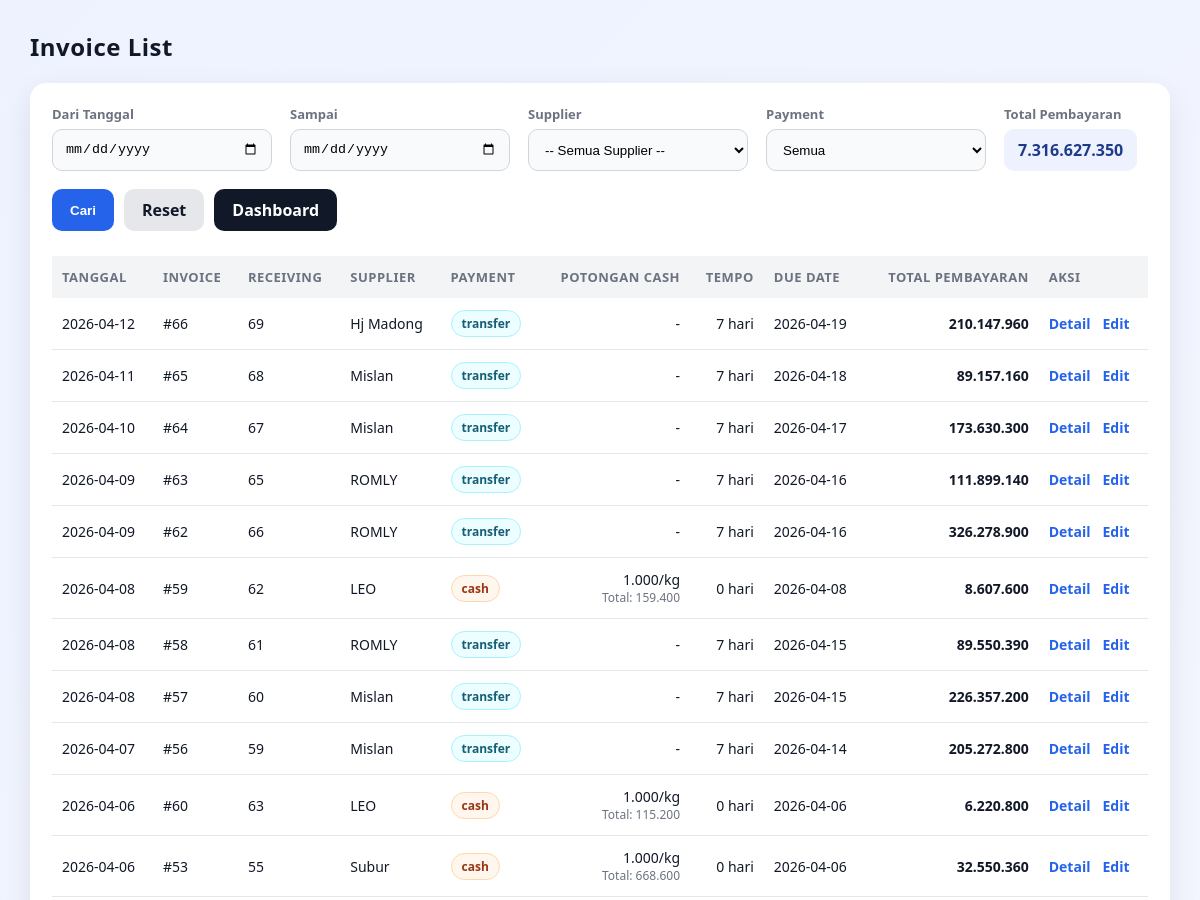
The page /invoice/list (upper part) on the database as committed earlier.
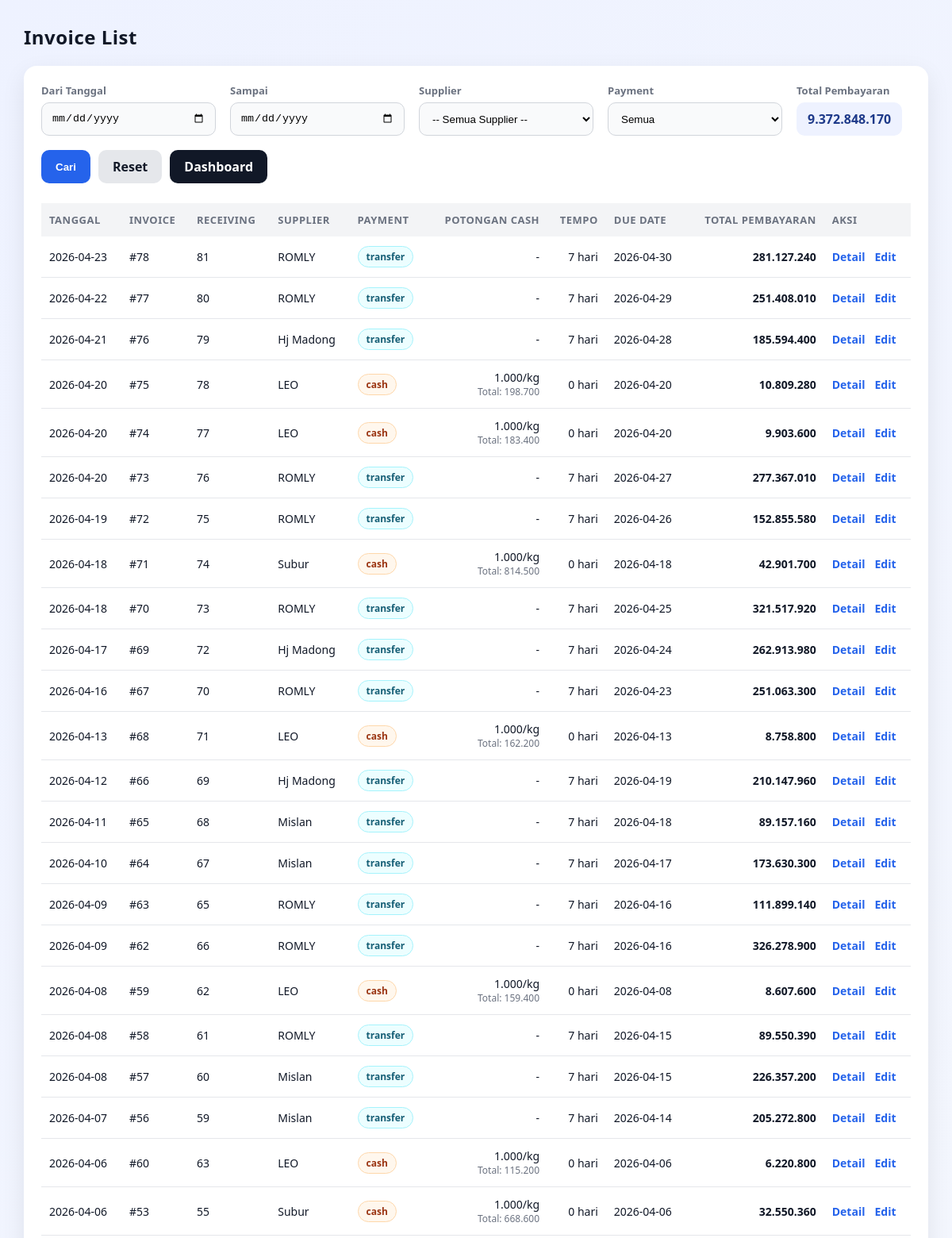
The same page on the database as committed later.
### tables this page shows
CREATE TABLE invoice_header (
            id INTEGER PRIMARY KEY AUTOINCREMENT,

            receiving_id INTEGER NOT NULL UNIQUE, -- 1 receiving = 1 invoice
            tanggal TEXT NOT NULL DEFAULT (date('now','localtime')),
            supplier TEXT NOT NULL,
            price_points_json TEXT NOT NULL,
            payment_type TEXT NOT NULL
                CHECK (payment_type IN ('cash','transfer')),
            tempo_hari INTEGER DEFAULT 0,
            due_date TEXT,

            -- Cash deduct per kg (hanya berlaku kalau cash)
            cash_deduct_per_kg_rp INTEGER DEFAULT 0,
            cash_deduct_total_rp INTEGER DEFAULT 0,
            -- PPh (siap dipakai nanti, 0.25% = 25)
            pph_rate_bp INTEGER DEFAULT 0,
            pph_amount_rp INTEGER DEFAULT 0,
            -- Total Supplier
            subtotal_rp INTEGER DEFAULT 0,
            total_payable_rp INTEGER DEFAULT 0,
            total_paid_g INTEGER DEFAULT 0,
            status TEXT DEFAULT 'draft'
                CHECK (status IN ('draft','issued','paid','void')),
            created_at TEXT DEFAULT (datetime('now','localtime')), note TEXT, grade_prices_json TEXT,
            FOREIGN KEY(receiving_id)
                REFERENCES receiving_header(id)
                ON DELETE CASCADE
        );

### invoice/routes.py (the view)
@invoice_bp.route("/list", methods=["GET"])
def invoice_list():
    start = (request.args.get("start") or "").strip() or None
    end = (request.args.get("end") or "").strip() or None
    supplier = (request.args.get("supplier") or "").strip() or None
    payment_type = (request.args.get("payment_type") or "").strip() or None
    rows = repo.fetch_invoice_list(
        start=start,
        end=end,
        supplier=supplier,
        payment_type=payment_type,
        limit=request.args.get("limit") or 500
    )
    rows = [dict(r) for r in rows]
    total_payable = sum(int(r.get("total_payable_rp") or 0) for r in rows)
    return render_template(
        "invoice/list.html",
        rows=rows,
        start=start,
        end=end,
        supplier=supplier,
        payment_type=payment_type,
        total_payable=total_payable,
    )

### helpers/db.py (called while the page is built)
def get_conn():
    conn = sqlite3.connect(DB_PATH, timeout=30)
    conn.row_factory = sqlite3.Row
    conn.execute("PRAGMA foreign_keys = ON;")
    conn.execute("PRAGMA journal_mode = WAL;")
    return conn

### templates/invoice/list.html (shortened to what this page needs)
<!doctype html>
<html lang="id">
<head>
</head>
<body>
<div class="top">
  <h2>Invoice List</h2>
</div>
<div class="card">
<form method="get" action="/invoice/list" class="filter-row">
  <div class="filter-item">
    <label>Dari Tanggal</label>
    <input type="date" name="start" value="{{ start or '' }}">
  </div>
  <div class="filter-item">
    <label>Sampai</label>
    <input type="date" name="end" value="{{ end or '' }}">
  </div>
  <div class="filter-item">
    <label>Supplier</label>
    <select id="supplier" name="supplier"></select>
  </div>
  <div class="filter-item">
    <label>Payment</label>
    <select name="payment_type">
      <option value="" {% if not payment_type %}selected{% endif %}>Semua</option>
    </select>
  </div>
  <div class="filter-item">
    <label>Total Pembayaran</label>
    <div class="summary-pill">
      {{ "{:,.0f}".format(total_payable or 0).replace(",", ".") }}
    </div>
  </div>
  <div class="filter-actions">
    <button class="btn btn-primary" type="submit">Cari</button>
    <a class="btn btn-ghost" href="/invoice/list">Reset</a>
    <a class="btn btn-secondary" href="/dashboard">Dashboard</a>
  </div>
</form>
<table>
<thead>
<tr>
  <th>Tanggal</th>
  <th>Invoice</th>
  <th>Receiving</th>
  <th>Supplier</th>
  <th>Payment</th>
  <th class="right">Potongan Cash</th>
  <th class="right">Tempo</th>
  <th>Due Date</th>
  <th class="right">Total Pembayaran</th>
  <th>Aksi</th>
</tr>
</thead>
<tbody>
{% for r in rows %}
<tr>
  <td>{{ r.tanggal }}</td>
  <td>#{{ r.id }}</td>
  <td>{{ r.receiving_id }}</td>
  <td>{{ r.supplier }}</td>
  <td>
    {% set pt = (r.payment_type or 'transfer') %}
    <span class="pill {{ pt }}">{{ pt }}</span>
  </td>
  <td class="right">
    {% if (r.payment_type == 'cash') and (r.cash_deduct_per_kg_rp or 0) > 0 %}
      {{ "{:,.0f}".format(r.cash_deduct_per_kg_rp or 0).replace(",", ".") }}/kg
      <div class="small">Total: {{ "{:,.0f}".format(r.cash_deduct_total_rp or 0).replace(",", ".") }}</div>
    {% else %}
      -
    {% endif %}
  </td>
  <td class="right">{{ r.tempo_hari or 0 }} hari</td>
  <td>{{ r.due_date or "-" }}</td>
  <td class="right total-bold">
    {{ "{:,.0f}".format(r.total_payable_rp or 0).replace(",", ".") }}
  </td>
  <td>
    <div class="aksi">
      <a href="/invoice/view/{{ r.id }}">Detail</a>
     <a href="{{ url_for('invoice.invoice_edit', invoice_id=r.id) }}">Edit</a>
    </div>
  </td>
</tr>
{% endfor %}
</tbody>
</table>
</div>
</body>
</html>

### templates/invoice/list.html (style rules this page uses)
* { box-sizing:border-box }
body { font-family: system-ui, -apple-system, 'Segoe UI', Arial, sans-serif; margin:0; padding:30px; background:linear-gradient(135deg,#eef2ff,#f8fafc); color:#111827; }
h2 { margin:0;font-weight:800;letter-spacing:.5px }
.top { display:flex;justify-content:space-between;align-items:center;margin-bottom:20px }
.card { background:#fff;border-radius:16px;padding:22px;box-shadow:0 10px 30px rgba(0,0,0,.08) }
.filter-row { display:flex;flex-wrap:wrap;gap:18px;align-items:flex-end }
.filter-item { display:flex;flex-direction:column;gap:6px }
.filter-item label { font-size:13px;font-weight:600;color:#6b7280 }
.filter-item input,.filter-item select { width:220px;height:42px;padding:10px 12px;border-radius:10px;border:1px solid #d1d5db; background:#f9fafb;transition:.2s }
.summary-pill { height:42px;display:flex;align-items:center;justify-content:flex-end; padding:0 14px;border-radius:10px;background:#eef2ff; font-weight:800;color:#1e3a8a }
.filter-actions { display:flex;gap:10px;flex-wrap:wrap }
.btn { height:42px;padding:0 18px;border-radius:10px;border:none;cursor:pointer; font-weight:700;transition:.2s;display:flex;align-items:center;justify-content:center; text-decoration:none }
.btn-primary { background:#2563eb;color:#fff }
.btn-secondary { background:#111827;color:#fff }
.btn-ghost { background:#e5e7eb;color:#111827 }
table { width:100%;border-collapse:collapse;margin-top:25px;font-size:14px }
thead { background:#f3f4f6 }
th,td { padding:12px 10px;text-align:left }
th { font-size:13px;text-transform:uppercase;letter-spacing:.5px;color:#6b7280 }
tbody tr { border-bottom:1px solid #e5e7eb;transition:.15s }
.right { text-align:right }
.total-bold { font-weight:800;color:#111827 }
.pill { display:inline-block;padding:4px 10px;border-radius:999px;font-size:12px;font-weight:700; background:#f3f4f6;color:#111827;border:1px solid #e5e7eb }
.pill.cash { background:#fff7ed;border-color:#fed7aa;color:#9a3412 }
.pill.transfer { background:#ecfeff;border-color:#a5f3fc;color:#155e75 }
.aksi { display:flex;gap:12px }
.aksi a { font-weight:600;color:#2563eb;text-decoration:none }
.small { font-size:12px;color:#6b7280 }

Rows that differ between the two databases and show on the page:
added invoice_header: tanggal "2026-04-23", id "78", receiving_id "81", supplier "ROMLY", payment_type "transfer", tempo_hari "7", due_date "2026-04-30", total_payable_rp "281.127.240"
added invoice_header: tanggal "2026-04-22", id "77", receiving_id "80", supplier "ROMLY", payment_type "transfer", tempo_hari "7", due_date "2026-04-29", total_payable_rp "251.408.010"
added invoice_header: tanggal "2026-04-21", id "76", receiving_id "79", supplier "Hj Madong", payment_type "transfer", tempo_hari "7", due_date "2026-04-28", total_payable_rp "185.594.400"
added invoice_header: tanggal "2026-04-20", id "75", receiving_id "78", supplier "LEO", payment_type "cash", cash_deduct_per_kg_rp "1.000", cash_deduct_total_rp "198.700", tempo_hari "0", due_date "2026-04-20", total_payable_rp "10.809.280"
added invoice_header: tanggal "2026-04-20", id "74", receiving_id "77", supplier "LEO", payment_type "cash", cash_deduct_per_kg_rp "1.000", cash_deduct_total_rp "183.400", tempo_hari "0", due_date "2026-04-20", total_payable_rp "9.903.600"
added invoice_header: tanggal "2026-04-20", id "73", receiving_id "76", supplier "ROMLY", payment_type "transfer", tempo_hari "7", due_date "2026-04-27", total_payable_rp "277.367.010"
added invoice_header: tanggal "2026-04-19", id "72", receiving_id "75", supplier "ROMLY", payment_type "transfer", tempo_hari "7", due_date "2026-04-26", total_payable_rp "152.855.580"
added invoice_header: tanggal "2026-04-18", id "71", receiving_id "74", supplier "Subur", payment_type "cash", cash_deduct_per_kg_rp "1.000", cash_deduct_total_rp "814.500", tempo_hari "0", due_date "2026-04-18", total_payable_rp "42.901.700"
added invoice_header: tanggal "2026-04-18", id "70", receiving_id "73", supplier "ROMLY", payment_type "transfer", tempo_hari "7", due_date "2026-04-25", total_payable_rp "321.517.920"
added invoice_header: tanggal "2026-04-17", id "69", receiving_id "72", supplier "Hj Madong", payment_type "transfer", tempo_hari "7", due_date "2026-04-24", total_payable_rp "262.913.980"
added invoice_header: tanggal "2026-04-16", id "67", receiving_id "70", supplier "ROMLY", payment_type "transfer", tempo_hari "7", due_date "2026-04-23", total_payable_rp "251.063.300"
added invoice_header: tanggal "2026-04-13", id "68", receiving_id "71", supplier "LEO", payment_type "cash", cash_deduct_per_kg_rp "1.000", cash_deduct_total_rp "162.200", tempo_hari "0", due_date "2026-04-13", total_payable_rp "8.758.800"
Other text that changed with them:
{{ "{:,.0f}".format(total_payable or 0).replace(",", ".") }}: "7.316.627.350" → "9.372.848.170"
